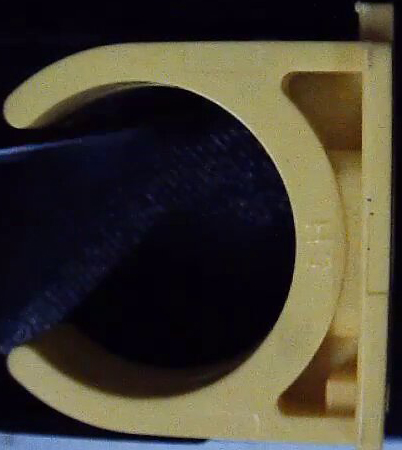
#> input picture Python/template/ok_template.jpg, 402 x 450 px
$ python main.py
#> lines starting #> are read from the running program, lines starting #| are printed output that depends on the picture
import os
os.environ["OPENCV_VIDEOIO_MSMF_ENABLE_HW_TRANSFORMS"] = "0"

import cv2
import numpy as np
import fins.udp

# Read the template images
template1 = cv2.imread('template/ok_template.jpg')
#> template1 is the input picture: shape (450, 402, 3); mean B, G, R 50.2, 61.9, 67.2
template2 = cv2.imread('template/ng1_template.jpg')
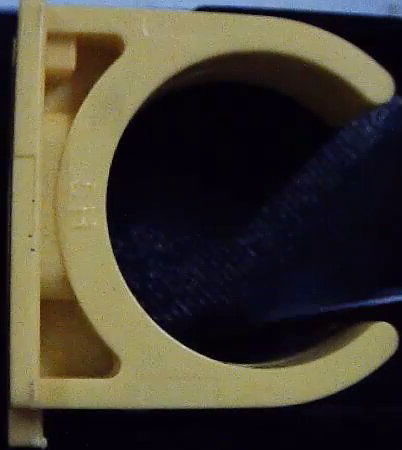
#> input picture Python/template/ng1_template.jpg, 402 x 450 px
#> template2 is the input picture: shape (450, 402, 3); mean B, G, R 50.2, 61.9, 67.2
template3 = cv2.imread('template/ng2_template.jpg')
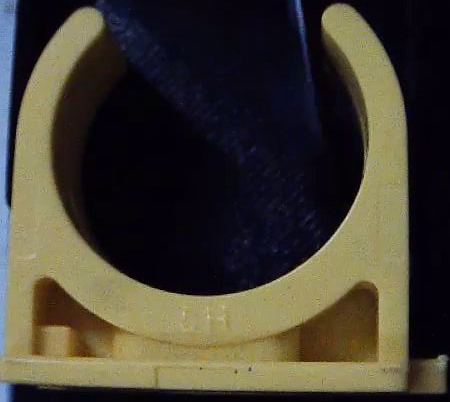
#> input picture Python/template/ng2_template.jpg, 450 x 402 px
#> template3 is the input picture: shape (402, 450, 3); mean B, G, R 50.2, 61.9, 67.2
template4 = cv2.imread('template/ng3_template.jpg')

# Convert templates to grayscale
template1_gray = cv2.cvtColor(template1, cv2.COLOR_BGR2GRAY)
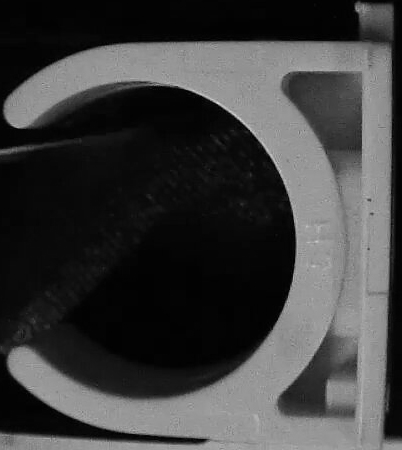
#> template1_gray: shape (450, 402); min 0, max 218, mean 62.1
template2_gray = cv2.cvtColor(template2, cv2.COLOR_BGR2GRAY)
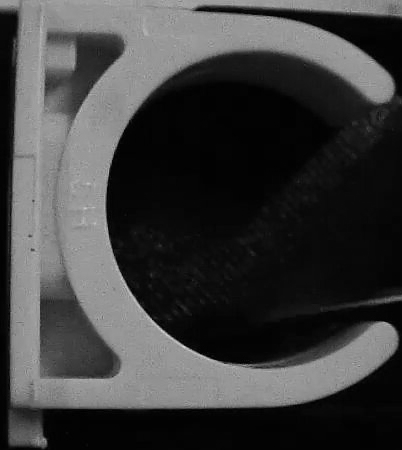
#> template2_gray: shape (450, 402); min 0, max 218, mean 62.1
template3_gray = cv2.cvtColor(template3, cv2.COLOR_BGR2GRAY)
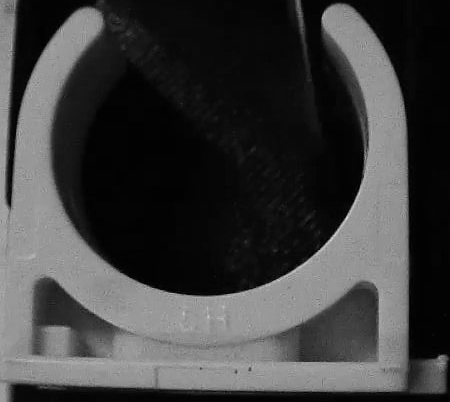
#> template3_gray: shape (402, 450); min 0, max 218, mean 62.1
#> (the run stopped early here; a loop or call above may not have finished)
